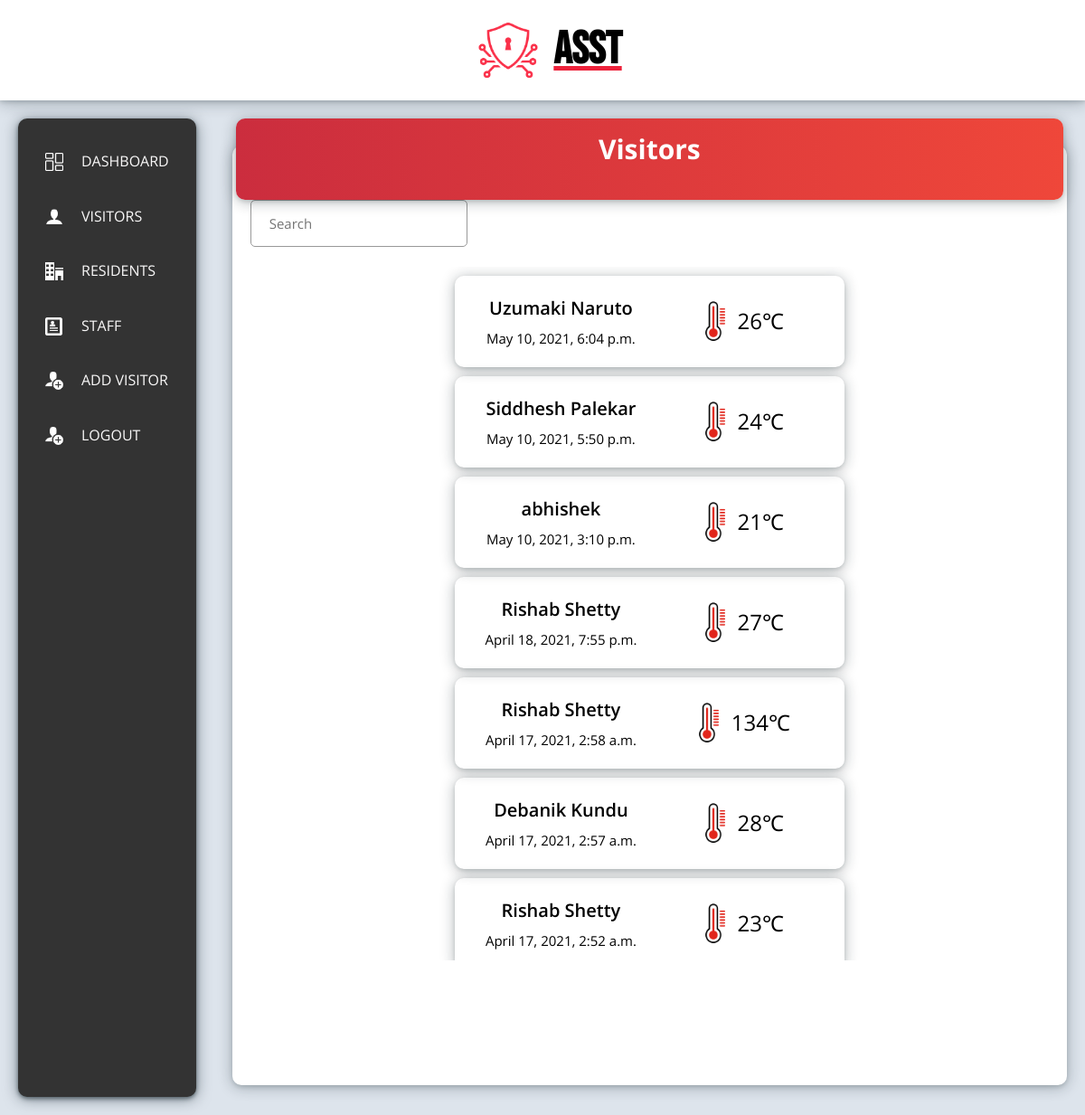
The page /visitors (signed in) on the database its author committed.
### people/models.py (models this page shows, shortened)
class UnknownVisitor(models.Model):
    name = models.CharField(max_length=150)
    temp = models.IntegerField()
    date_time = models.DateTimeField(auto_now_add=True)

class Visitor(models.Model):
    name = models.ForeignKey(People,on_delete=models.DO_NOTHING)
    temp = models.IntegerField()
    date_time = models.DateTimeField(auto_now_add=True)

class People(models.Model):
    name = models.CharField(max_length=150)
    contact = models.CharField(max_length=150)
    address = models.TextField(max_length=2000)
    role = models.ForeignKey(Role,on_delete = models.DO_NOTHING )
    registration_date = models.DateField(auto_now_add=True)
    def __str__(self):
        return self.name

### pages/views.py (the view)
# urls.py: path('visitors', visitors,name = "visitors"),
@login_required(login_url='login')
def visitors(request):
    search = request.GET.get('search')
    visitors = Visitor.objects.all()
    unknown = UnknownVisitor.objects.all()
    if search:
        visitors = visitors.filter(name__name__icontains=search)
        unknown = unknown.filter(name__icontains=search)
    result_list = sorted(
    chain(visitors, unknown),
    key=attrgetter('date_time'),
    reverse=True)
    context = {
        'visitors' : result_list
    }
    return render(request,'visitors.html',context)

### templates/visitors.html (shortened to what this page needs)
{% extends 'base.html'  %}
{% load static %}
{% block content-header %}Visitors{% endblock content-header %}
{% block content %}
    <div class="visitor-search">
        <form method="GET" action="">
            <input type="text" placeholder="Search" name="search" class="form__input" autocomplete="off">
        </form>
    </div>
    <div class="visitor-list">
        {% for visitor in visitors %}
            <div class="visitor-card">
                <div class="visitor-card__name-time" >
                    <span class="visitor-card__name-time__name">{{visitor.name}}</span>
                    <span class="visitor-card__name-time__date">{{visitor.date_time}}</span>
                </div>
                <div class="visitor-card__temp-display">
                    <img src="{% static 'img/temp.png' %}" alt="" class="visitor-card__temp-display__logo">
                    <span class="visitor-card__temp-display__temp">{{visitor.temp}}&#8451;</span>
                </div>
            </div>
        {% endfor %}
    </div>
{% endblock content %}

### templates/base.html (shortened to what this page needs)
<!DOCTYPE html>
{% load static %}
<html lang="en">
<head>
    <link rel="stylesheet" href="{% static 'css/style.css' %}">
</head>
<body>
    <div class="container">
        <header class='header'>
                <img src="{% static 'img/red-sec.png' %}" class='header__logo'>
                <p class="header__title">ASST</p>
            </div>
    <div class="content">
        <div class="sidebar-container">
            <nav class="sidebar">
                <ul class="side-nav">
                    <li class="side-nav__item">
                        <a href="{% url 'dashboard' %}" class="side-nav__link">
                            <img src="../static/img/dashboard.png" alt="" class="side-nav__icon">
                            <span>Dashboard</span>
                        </a>
                    </li>
                    <li class="side-nav__item">
                        <a href="{% url 'visitors'%}" class="side-nav__link">
                            <img src="../static/img/user.png" alt="" class="side-nav__icon">
                            <span>Visitors</span>
                        </a>
                    </li>
                    <li class="side-nav__item">
                        <a href="{% url 'residents'%}" class="side-nav__link">
                            <img src="../static/img/office.png" alt="" class="side-nav__icon">
                            <span>Residents</span>
                        </a>
                    </li>
                    <li class="side-nav__item">
                        <a href="{% url 'staff'%}" class="side-nav__link">
                            <img src="../static/img/profile.png" alt="" class="side-nav__icon">
                            <span>Staff</span>
                        </a>
                    </li>
                    {% if user.is_admin %}
                    <li class="side-nav__item">
                        <a href="{% url 'addVisitor'%}" class="side-nav__link">
                            <img src="../static/img/user-plus.png" alt="" class="side-nav__icon">
                            <span>Add Visitor</span>
                        </a>
                    </li>
                    {% endif %}
                    {% if user.is_authenticated %}
                    <li class="side-nav__item">
                        <a href="{% url 'logout'%}" class="side-nav__link">
                            <img src="../static/img/user-plus.png" alt="" class="side-nav__icon">
                            <span>Logout</span>
                        </a>
                    </li>
                    {% endif %}
                </ul>
            </nav>
        </div>
        <div class="content-view">
            <div class="content-header">
                <span class="content-header__title">
                    {% block content-header %}{% endblock content-header %}
                </span>
            </div>
            <div class="details">
                {% block content %}
                {% endblock content %}
            </div>
        </div>
    </div>
</body>
</html>

### static/css/style.css (style rules this page uses)
:root { --color-primary:#ED213A; --color-primary-light:#ED213A; --color-primary-dark:#BA265D; --color-grey-light-1: #faf9f9; --color-grey-light-2: #f4f2f2; --color-grey-light-3: #f0eeee; --color-grey-light-4: #ccc; --color-grey-dark-1: #333; --color-grey-dark-2: #777; --color-grey-dark-3: #999; }
* { margin: 0; padding: 0; }
*, *::after, *::before { box-sizing: inherit; }
html { box-sizing: border-box; font-size: 62.5%; }
body { font-family: "Open Sans", sans-serif; font-weight: 400; line-height: 1.6; background-size: cover; min-height: 100vh; }
.container { width: 100vw; }
.header { width: 100%; padding: 2rem; height: 9vh; display: flex; justify-content: center; position: relative; box-shadow: rgba(14, 30, 37, 0.12) 0px 2px 4px 0px, rgba(14, 30, 37, 0.32) 0px 2px 16px 0px; }
.header__title { font-family: "Bebas Neue"; font-weight: bold; font-size: 5rem; align-self: center; text-decoration: underline; text-decoration-color: var(--color-primary-light); }
.header__logo { align-self: center; transform: scale(0.65); }
.content { display: flex; background-color: #DDE4EC; width: 100vw; }
.sidebar-container { flex: 0 0 18%; height: 91vh; padding: 2rem; }
.content-view { flex: 1; height: 91vh; padding: 2rem; position: relative; }
.sidebar { background-color: var(--color-grey-dark-1); border-radius: 10px; height: 100%; padding-top: 2rem; box-shadow: rgba(14, 30, 37, 0.5) 0px 2px 4px 0px, rgba(14, 30, 37, 0.5) 0px 2px 16px 0px; }
.side-nav { font-size: 1.6rem; list-style: none; }
.side-nav__item { position: relative; }
.side-nav__item:not(:last-child) { margin-bottom: 0.5rem; }
.side-nav__item::before { content: ""; position: absolute; top: 0; left: 0; height: 100%; width: 3px; background-color: var(--color-primary); transform: scaleY(0); transition: transform 0.2s, width 0.4s cubic-bezier(1, 0, 0, 1) 0.2s, background-color 0.1s; }
.side-nav__link:link, .side-nav__link:visited { color: var(--color-grey-light-1); text-decoration: none; text-transform: uppercase; display: block; padding: 1.5rem 3rem; position: relative; z-index: 10; display: flex; align-items: center; }
.side-nav__icon { width: 2rem; height: 2rem; margin-right: 2rem; fill: currentColor; }
.content-header { width: 95%; height: 8%; padding: 1rem; display: flex; justify-content: center; background-image: linear-gradient(to right, #cb2d3e, #ef473a); border-radius: 10px; margin: 0 auto; box-shadow: rgba(14, 30, 37, 0.12) 0px 2px 4px 0px, rgba(14, 30, 37, 0.32) 0px 2px 16px 0px; position: absolute; z-index: 10; left: 0; right: 0; }
.content-header__title { font-size: 3rem; font-weight: bolder; color: white; }
.visitor-card { width: 50%; border-radius: 1rem; padding: 2rem; margin: 0 auto; margin-bottom: 1rem; position: relative; display: flex; box-shadow: rgba(14, 30, 37, 0.12) 0px 2px 4px 0px, rgba(14, 30, 37, 0.32) 0px 2px 16px 0px; }
.visitor-card__name-time { flex-basis: 50%; display: flex; flex-direction: column; font-size: 1.5rem; }
.visitor-card__name-time__name { font-family: "Open Sans", sans-serif; margin-bottom: 0.5rem; font-size: 2rem; font-weight: 600; align-self: center; }
.visitor-card__name-time__date { align-self: center; }
.visitor-card__temp-display { flex-basis: 50%; position: relative; display: flex; justify-content: center; align-items: center; }
.visitor-card__temp-display__temp { font-size: 2.4rem; }
.visitor-card__temp-display__logo { height: 5rem; }
.details { height: 96%; width: 100%; padding: 2rem; padding-top: 6rem; margin-top: 3rem; background-color: white; border-radius: 10px; overflow: hidden; box-shadow: rgba(14, 30, 37, 0.12) 0px 2px 4px 0px, rgba(14, 30, 37, 0.32) 0px 2px 16px 0px; }
.visitor-list { height: 80%; padding: 1rem; overflow-y: scroll; margin-top: 5rem; }
.form__input { font-size: 1.5rem; font-family: inherit; padding: 1.5rem 2rem; border-radius: 5px; border: 1px solid var(--color-grey-dark-3); width: 80%; display: block; transition: all 0.2s linear; }
span { display: inline-block; }
.visitor-search { height: 2.4rem; width: 30rem; }

### rows shown on the page
UnknownVisitor: name "Uzumaki Naruto", date_time "May 10, 2021, 6:04 p.m.", temp "26"
Visitor: name "Siddhesh Palekar", date_time "May 10, 2021, 5:50 p.m.", temp "24"
UnknownVisitor: name "abhishek", date_time "May 10, 2021, 3:10 p.m.", temp "21"
Visitor: name "Rishab Shetty", date_time "April 18, 2021, 7:55 p.m.", temp "27"
Visitor: name "Rishab Shetty", date_time "April 17, 2021, 2:58 a.m.", temp "134"
UnknownVisitor: name "Debanik Kundu", date_time "April 17, 2021, 2:57 a.m.", temp "28"
Visitor: name "Rishab Shetty", date_time "April 17, 2021, 2:52 a.m.", temp "23"
